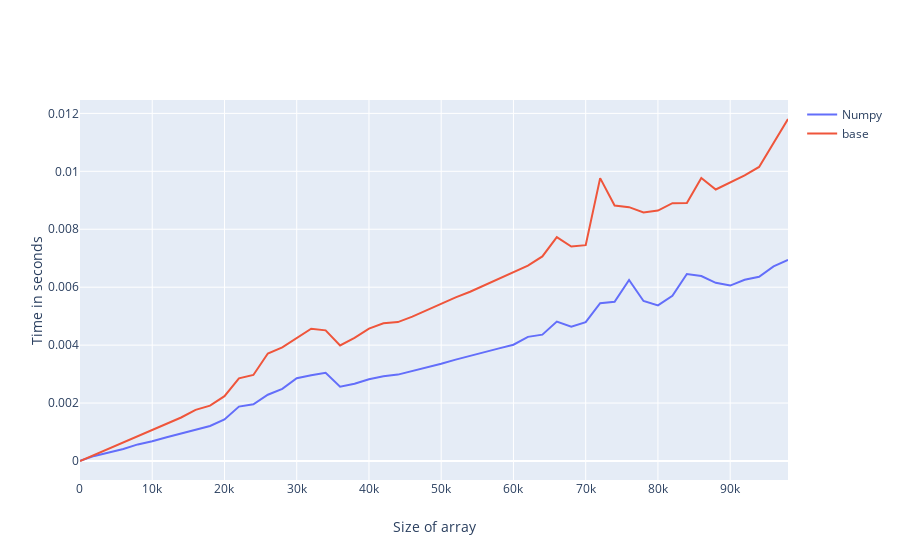

Notebook source saved alongside this figure:
### Code cell
df = pd.read_csv("bench.csv")
performance_plot(df)
